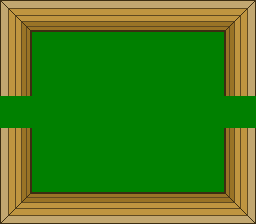

This is a level from a 2D game, rendered from its Tiled map with the project's own tilesets. A one-line summary and the map file follow, with tile-layer data summarised:
An orthogonal 16x14 tile map with 16x16 px tiles, 1 tile layer (Tile Layer 1).

<map version="1.5" tiledversion="1.7.2" orientation="orthogonal" renderorder="right-down" width="16" height="14" tilewidth="16" tileheight="16" infinite="0" nextlayerid="2" nextobjectid="1">
 <tileset firstgid="1" source="../metatiles/dungeon.tsx" />
 <layer id="1" name="Tile Layer 1" width="16" height="14">
  <data>[224 cells, 224 non-empty, 25 distinct tile ids]</data>
 </layer>
</map>
